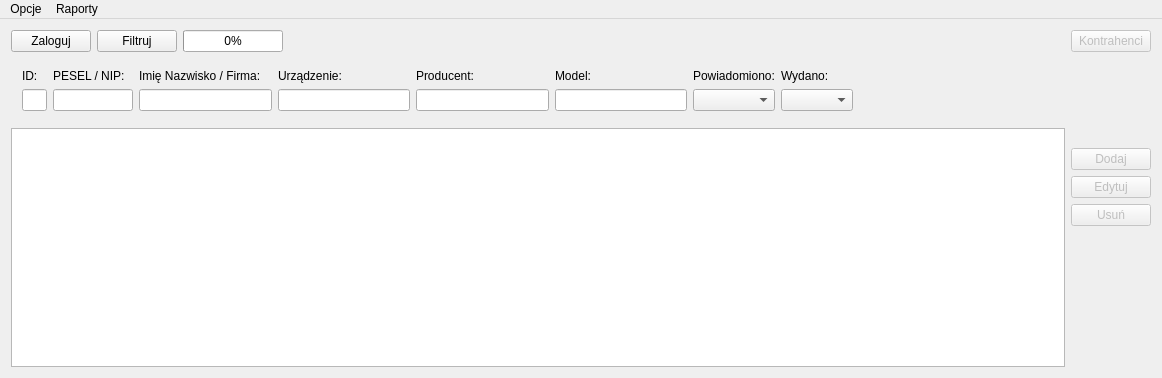
<?xml version="1.0" encoding="UTF-8"?>
<ui version="4.0">
 <class>MainWindow</class>
 <widget class="QMainWindow" name="MainWindow">
  <property name="geometry">
   <rect>
    <x>0</x>
    <y>0</y>
    <width>1162</width>
    <height>378</height>
   </rect>
  </property>
  <property name="windowTitle">
   <string>MainWindow</string>
  </property>
  <widget class="QWidget" name="centralWidget">
   <layout class="QVBoxLayout" name="verticalLayout_14">
    <item>
     <layout class="QHBoxLayout" name="horizontalLayout">
      <item>
       <widget class="QPushButton" name="pushButtonLogin">
        <property name="text">
         <string>Zaloguj</string>
        </property>
       </widget>
      </item>
      <item>
       <widget class="QPushButton" name="pushButtonFiltr">
        <property name="text">
         <string>Filtruj</string>
        </property>
       </widget>
      </item>
      <item>
       <widget class="QProgressBar" name="progressBar">
        <property name="maximumSize">
         <size>
          <width>100</width>
          <height>16777215</height>
         </size>
        </property>
        <property name="value">
         <number>0</number>
        </property>
       </widget>
      </item>
      <item>
       <spacer name="horizontalSpacer_2">
        <property name="orientation">
         <enum>Qt::Horizontal</enum>
        </property>
        <property name="sizeHint" stdset="0">
         <size>
          <width>40</width>
          <height>20</height>
         </size>
        </property>
       </spacer>
      </item>
      <item>
       <widget class="QPushButton" name="pushButtonClients">
        <property name="enabled">
         <bool>false</bool>
        </property>
        <property name="text">
         <string>Kontrahenci</string>
        </property>
       </widget>
      </item>
     </layout>
    </item>
    <item>
     <widget class="QWidget" name="widgetFilter" native="true">
      <layout class="QHBoxLayout" name="horizontalLayout_2">
       <item>
        <layout class="QVBoxLayout" name="verticalLayout_2">
         <item>
          <widget class="QLabel" name="labelID">
           <property name="minimumSize">
            <size>
             <width>0</width>
             <height>0</height>
            </size>
           </property>
           <property name="maximumSize">
            <size>
             <width>30</width>
             <height>16777215</height>
            </size>
           </property>
           <property name="text">
            <string>ID:</string>
           </property>
          </widget>
         </item>
         <item>
          <widget class="QLineEdit" name="lineEditID">
           <property name="minimumSize">
            <size>
             <width>0</width>
             <height>0</height>
            </size>
           </property>
           <property name="maximumSize">
            <size>
             <width>25</width>
             <height>16777215</height>
            </size>
           </property>
           <property name="text">
            <string/>
           </property>
          </widget>
         </item>
        </layout>
       </item>
       <item>
        <layout class="QVBoxLayout" name="verticalLayout_3">
         <item>
          <widget class="QLabel" name="labelPESELNIP">
           <property name="text">
            <string>PESEL / NIP:</string>
           </property>
          </widget>
         </item>
         <item>
          <widget class="QLineEdit" name="lineEditPESELNIP">
           <property name="maximumSize">
            <size>
             <width>80</width>
             <height>16777215</height>
            </size>
           </property>
           <property name="text">
            <string/>
           </property>
          </widget>
         </item>
        </layout>
       </item>
       <item>
        <layout class="QVBoxLayout" name="verticalLayout_4">
         <item>
          <widget class="QLabel" name="labelNameCompany">
           <property name="text">
            <string>Imię Nazwisko / Firma:</string>
           </property>
          </widget>
         </item>
         <item>
          <widget class="QLineEdit" name="lineEditNemCompany"/>
         </item>
        </layout>
       </item>
       <item>
        <layout class="QVBoxLayout" name="verticalLayout_5">
         <item>
          <widget class="QLabel" name="labelDevice">
           <property name="text">
            <string>Urządzenie:</string>
           </property>
          </widget>
         </item>
         <item>
          <widget class="QLineEdit" name="lineEditDevice"/>
         </item>
        </layout>
       </item>
       <item>
        <layout class="QVBoxLayout" name="verticalLayout_6">
         <item>
          <widget class="QLabel" name="labelProducer">
           <property name="text">
            <string>Producent:</string>
           </property>
          </widget>
         </item>
         <item>
          <widget class="QLineEdit" name="lineEditProducer"/>
         </item>
        </layout>
       </item>
       <item>
        <layout class="QVBoxLayout" name="verticalLayout_7">
         <item>
          <widget class="QLabel" name="labelModel">
           <property name="text">
            <string>Model:</string>
           </property>
          </widget>
         </item>
         <item>
          <widget class="QLineEdit" name="lineEditModel"/>
         </item>
        </layout>
       </item>
       <item>
        <layout class="QVBoxLayout" name="verticalLayout_9">
         <item>
          <widget class="QLabel" name="labelNotified">
           <property name="text">
            <string>Powiadomiono:</string>
           </property>
          </widget>
         </item>
         <item>
          <widget class="QComboBox" name="comboBoxNotified"/>
         </item>
        </layout>
       </item>
       <item>
        <layout class="QVBoxLayout" name="verticalLayout_8">
         <item>
          <widget class="QLabel" name="labelEnd">
           <property name="text">
            <string>Wydano:</string>
           </property>
          </widget>
         </item>
         <item>
          <widget class="QComboBox" name="comboBoxEnd"/>
         </item>
        </layout>
       </item>
       <item>
        <spacer name="horizontalSpacer">
         <property name="orientation">
          <enum>Qt::Horizontal</enum>
         </property>
         <property name="sizeHint" stdset="0">
          <size>
           <width>287</width>
           <height>20</height>
          </size>
         </property>
        </spacer>
       </item>
      </layout>
     </widget>
    </item>
    <item>
     <layout class="QHBoxLayout" name="horizontalLayout_5">
      <item>
       <widget class="QTableWidget" name="tableWidget"/>
      </item>
      <item>
       <layout class="QVBoxLayout" name="verticalLayout">
        <item>
         <spacer name="verticalSpacer">
          <property name="orientation">
           <enum>Qt::Vertical</enum>
          </property>
          <property name="sizeType">
           <enum>QSizePolicy::Fixed</enum>
          </property>
          <property name="sizeHint" stdset="0">
           <size>
            <width>20</width>
            <height>20</height>
           </size>
          </property>
         </spacer>
        </item>
        <item>
         <widget class="QPushButton" name="pushButtonAddOrder">
          <property name="enabled">
           <bool>false</bool>
          </property>
          <property name="text">
           <string>Dodaj</string>
          </property>
         </widget>
        </item>
        <item>
         <widget class="QPushButton" name="pushButtonEditOrder">
          <property name="enabled">
           <bool>false</bool>
          </property>
          <property name="text">
           <string>Edytuj</string>
          </property>
         </widget>
        </item>
        <item>
         <widget class="QPushButton" name="pushButtonDelOrder">
          <property name="enabled">
           <bool>false</bool>
          </property>
          <property name="text">
           <string>Usuń</string>
          </property>
         </widget>
        </item>
        <item>
         <widget class="QLabel" name="labelLoading">
          <property name="text">
           <string/>
          </property>
         </widget>
        </item>
        <item>
         <spacer name="verticalSpacer_2">
          <property name="orientation">
           <enum>Qt::Vertical</enum>
          </property>
          <property name="sizeHint" stdset="0">
           <size>
            <width>20</width>
            <height>40</height>
           </size>
          </property>
         </spacer>
        </item>
       </layout>
      </item>
     </layout>
    </item>
   </layout>
  </widget>
  <widget class="QMenuBar" name="menuBar">
   <property name="geometry">
    <rect>
     <x>0</x>
     <y>0</y>
     <width>1162</width>
     <height>21</height>
    </rect>
   </property>
   <widget class="QMenu" name="menuOpcje">
    <property name="title">
     <string>Opcje</string>
    </property>
    <addaction name="actionMySQL"/>
    <addaction name="actionMyMobKit_SMS"/>
   </widget>
   <widget class="QMenu" name="menuRaport">
    <property name="title">
     <string>Raporty</string>
    </property>
    <addaction name="actionGeneruj"/>
   </widget>
   <addaction name="menuOpcje"/>
   <addaction name="menuRaport"/>
  </widget>
  <action name="actionMySQL">
   <property name="text">
    <string>MySQL</string>
   </property>
  </action>
  <action name="actionGeneruj">
   <property name="enabled">
    <bool>false</bool>
   </property>
   <property name="text">
    <string>Generuj</string>
   </property>
  </action>
  <action name="actionMyMobKit_SMS">
   <property name="text">
    <string>MyMobKit(SMS)</string>
   </property>
  </action>
 </widget>
 <layoutdefault spacing="6" margin="11"/>
 <resources/>
 <connections/>
</ui>
